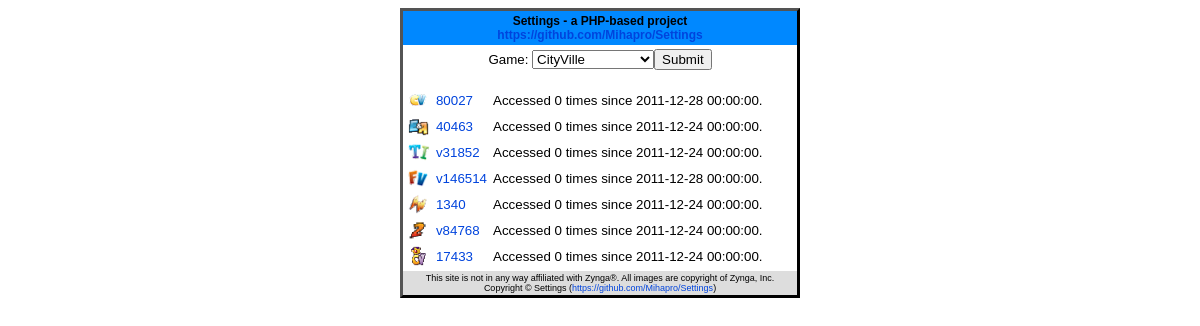
The page / on the database its author committed.
### tables this page shows
CREATE TABLE `versions` (
  `game` int(11) NOT NULL DEFAULT '0',
  `id` int(11) NOT NULL AUTO_INCREMENT,
  `build` text,
  `date` datetime DEFAULT NULL,
  `accessed` int(11) DEFAULT '0',
  PRIMARY KEY (`game`,`id`)
);

### web/include/config.php (called while the page is built, shortened)
<?php
$games = array(
	0 => array("CityVille", "CV"),
	1 => array("Empires & Allies", "EA"),
	2 => array("Treasure Isle", "TI"),
	3 => array("FarmVille", "FV"),
	4 => array("Adventure World", "AW"),
	5 => array("Mafia Wars 2", "MW2"),
	6 => array("CastleVille", "CaV"),
);
$images = array(
	0 => array("images/cityville.png", "images/cv_icon.png"),
	1 => array("images/empires-and-allies.png", "images/ea_icon.png"),
	2 => array("images/treasure-isle.jpg", "images/ti_icon.png"),
	3 => array("images/farmville.png", "images/fv_icon.png"),
	4 => array("images/adventure-world.png", "images/aw_icon.png"),
	5 => array("images/mafia-wars-2.png", "images/mw2_icon.png"),
	6 => array("images/castleville.png", "images/cav_icon.png"),
);
?>

### web/index.php (the view, shortened to what this page needs)
<?php
include 'include/config.php';
include 'header.php';
$game = $_GET['g'];
$build = $_GET['v'];
if(!isset($game)) {
	echo '<div style="padding:3px;">
			<form name="name" method="get">
				Game:&nbsp;<select name="g">';
	foreach($games as $key => $value) {
		echo '<option value="'.$key.'">'.$value[0].'</option>';
	}
	echo '</select><input type="submit" value="Submit" /></form></div>';
	echo '<table cellpadding=2>';
	foreach($games as $key => $value) {
		$query = "SELECT build, date, accessed FROM versions WHERE game='$key' ORDER BY build DESC LIMIT 1";
		$result = mysql_query($query);
		while ($row = mysql_fetch_assoc($result)) {
			echo '<tr>
					<td><img src="'.$images[$key][1].'" height=20 alt="'.$value[0].'" title="'.$value[0].'" /></td>
					<td><a href="index.php?g='.$key.'&v='.$row['build'].'">'.$row['build'].' </a></td>
					<td>Accessed '.$row['accessed'].' times since '.$row['date'].'.</td>
				</tr>';
		}
	}
	echo '</table>';
}
include 'footer.php';
?>

### web/header.php (shortened to what this page needs)
<html>
<head>
</head>
<body>
<center>
<table class="header">
<tr><th class="header">
	<div>Settings - a PHP-based project</div>
	<div><a class="link" href="https://github.com/Mihapro/Settings">https://github.com/Mihapro/Settings</a></div>
</th></tr>
<tr><td class="main">

### web/footer.php
</td></tr>
<tr><td class="footer"><center>
<div>This site is not in any way affiliated with Zynga&reg;. All images are copyright of Zynga, Inc.</div>
<div>Copyright &copy; Settings (<a href="https://github.com/Mihapro/Settings">https://github.com/Mihapro/Settings</a>)</div>
</center></td></tr>
</table>
</center>
</body>
</html>

### web/header.php (style rules this page uses)
body,td { font-family: Arial, Sans-Serif; font-size: 10pt; }
table.header { width: 400px; border-width: 3px; border-spacing: 0px; border-color: black; border-style: outset; border-collapse: separate; background-color: white; }
th { padding-top: 5px; font-size: 13px; }
th.header { padding: 3px; font-size: 12px; background-color: #0088FF; }
td.main { text-align: center; }
td.footer { padding: 2px; font-size: 9px; background-color: #DDD; }
a:link { text-decoration: none; color: #0044DD; }

### rows shown on the page
versions: shows a picture, build "80027", accessed "0", date "2011-12-28 00:00:00"
versions: shows a picture, build "40463", accessed "0", date "2011-12-24 00:00:00"
versions: shows a picture, build "v31852", accessed "0", date "2011-12-24 00:00:00"
versions: shows a picture, build "v146514", accessed "0", date "2011-12-28 00:00:00"
versions: shows a picture, build "1340", accessed "0", date "2011-12-24 00:00:00"
versions: shows a picture, build "v84768", accessed "0", date "2011-12-24 00:00:00"
versions: shows a picture, build "17433", accessed "0", date "2011-12-24 00:00:00"

### other values the page prints
form field g "CityVille"
